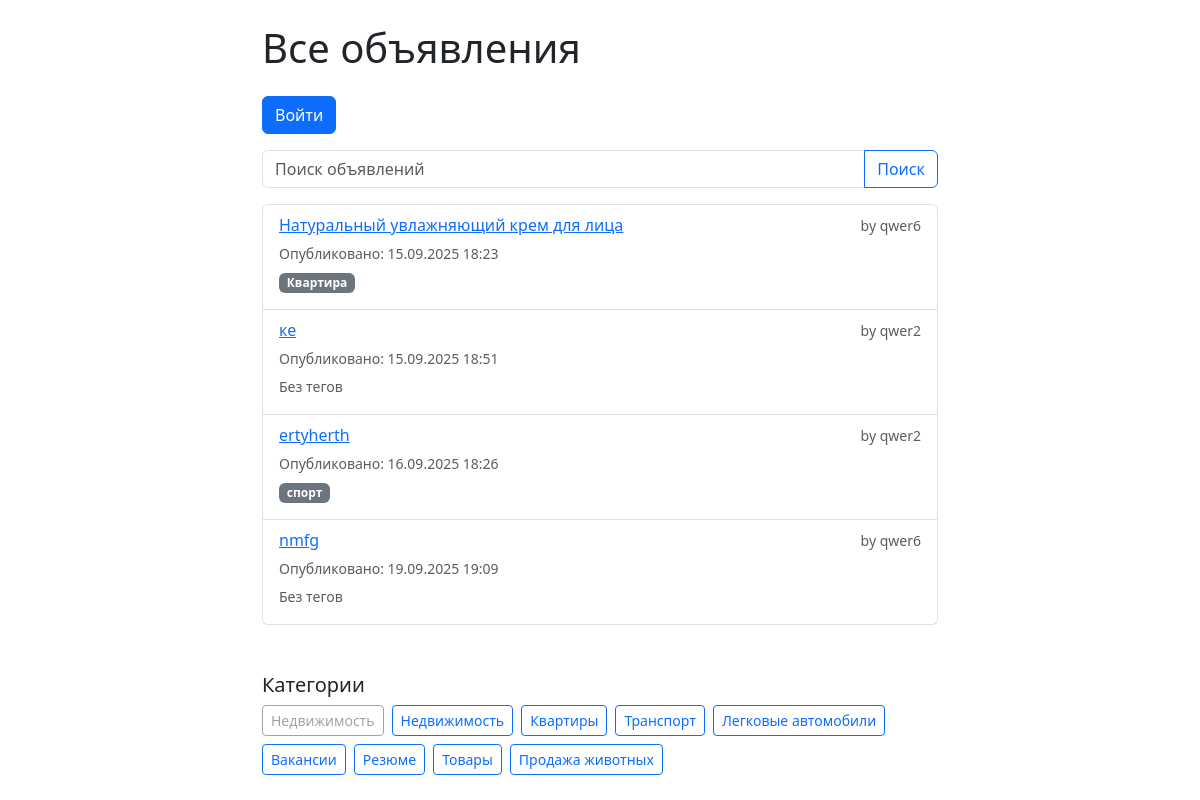
Page /ads/category/tovary/ on the committed database.
### ads/models.py (models this page shows, shortened)
class Ad(models.Model):
    bookmarks = models.ManyToManyField(settings.AUTH_USER_MODEL, related_name='bookmarked_ads', blank=True)
    views = models.PositiveIntegerField(default=0)  # счетчик просмотров
    created_at = models.DateTimeField(auto_now_add=True)
    updated_at = models.DateTimeField(auto_now=True)
    tags = models.ManyToManyField('Tag', blank=True, related_name='ads')
    title = models.CharField("Заголовок", max_length=255)
    description = models.TextField("Описание")
    price = models.DecimalField("Цена", max_digits=10, decimal_places=2)
    city = models.CharField("Город", max_length=100)
    author = models.ForeignKey(
        settings.AUTH_USER_MODEL,
        on_delete=models.CASCADE,
        related_name='ads',
        verbose_name="Автор"
    )
    category = models.ForeignKey(
        Category,
        on_delete=models.SET_NULL,
        null=True,
        blank=True,
        related_name='ads',
        verbose_name="Категория"
    )
    slug = models.SlugField(max_length=255, null=True, blank=True, unique=True)
    created_at = models.DateTimeField("Дата создания", auto_now_add=True)

class Tag(models.Model):
    name = models.CharField(max_length=50, unique=True)
    slug = models.SlugField(max_length=60, unique=True, blank=True)

class Category(models.Model):
    name = models.CharField("Название категории", max_length=100)
    slug = models.SlugField(max_length=100, unique=True)

### accounts/models.py (models this page shows)
class User(AbstractUser):
    pass

### ads/views.py (the view)
# urls.py: path('category/<slug:slug>/', views.ads_by_category, name='ads_by_category'),
def ads_by_category(request, slug):
    category = get_object_or_404(Category, slug=slug)
    ads = Ad.objects.filter(category=category)
    categories = Category.objects.all()
    context = {
        'ads': ads,
        'categories': categories,
        'current_category': category,
    }
    return render(request, 'ads/ad_list.html', context)

### ads/templatetags/my_filters.py (called while the page is built)
@register.filter
def local_time(value, format_string="N j, Y, P"):
    if not value:
        return ""
    local_dt = timezone.localtime(value)
    return local_dt.strftime(format_string)

### ads/templates/ads/ad_list.html (shortened to what this page needs)
{% load my_filters %}
{% load static %}
<!DOCTYPE html>
<html lang="ru">
<head>
    <link href="https://cdn.jsdelivr.net/npm/bootstrap@5.3.0/dist/css/bootstrap.min.css" rel="stylesheet">
</head>
<body>
<div class="container mt-4" style="max-width: 700px;">
    <h1 class="mb-4">Все объявления</h1>
    <div class="mb-3">
        {% if user.is_authenticated %}
            <a href="{% url 'ad_create' %}" class="btn btn-success me-2">Создать новое объявление</a>
            <a href="{% url 'my_ads' %}" class="btn btn-info">Мои объявления</a>
        {% else %}
            <a href="{% url 'login' %}" class="btn btn-primary">Войти</a>
        {% endif %}
    </div>
    <form method="get" class="input-group mb-3">
        <input type="text" name="q" class="form-control" placeholder="Поиск объявлений" value="{{ request.GET.q|default_if_none:'' }}">
        <button class="btn btn-outline-primary" type="submit">Поиск</button>
    </form>
    <ul class="list-group">
        {% for ad in ads %}
            <li class="list-group-item" data-ad-id="{{ ad.id }}" data-ad-slug="{{ ad.slug }}">
                <div class="d-flex flex-column">
                    <div class="d-flex justify-content-between align-items-center mb-1">
                        {% if ad.slug %}
                            <a href="{% url 'ad_detail' slug=ad.slug %}">{{ ad.title }}</a>
                        {% else %}
                            {{ ad.title }} <small class="text-danger">(нет ссылки: отсутствует slug)</small>
                        {% endif %}
                        <small class="text-muted">by {{ ad.author.username }}</small>
                    </div>
                    <div class="mb-1">
                        <small class="text-muted">Опубликовано: {{ ad.created_at|local_time:"%d.%m.%Y %H:%M" }}</small>
                    </div>
                    <div class="mb-2">
                        {% if ad.tags.all %}
                            {% for tag in ad.tags.all %}
                                <a href="{% url 'ads_by_tag' slug=tag.slug %}" class="badge bg-secondary text-decoration-none me-1">{{ tag.name }}</a>
                            {% endfor %}
                        {% else %}
                            <small class="text-muted">Без тегов</small>
                        {% endif %}
                    </div>
                </div>
            </li>
        {% empty %}
            <li class="list-group-item">Объявлений нет.</li>
        {% endfor %}
    </ul>
    <div class="mt-5">
        <h5>Категории</h5>
        {% if categories %}
            <div class="d-flex flex-wrap gap-2">
                {% for category in categories %}
                    {% if category.slug %}
                        <a href="{% url 'ads_by_category' slug=category.slug %}" class="btn btn-outline-primary btn-sm">{{ category.name }}</a>
                    {% else %}
                        <span class="btn btn-outline-secondary btn-sm disabled" title="Slug отсутствует">{{ category.name }}</span>
                    {% endif %}
                {% endfor %}
            </div>
        {% else %}
            <p>Категории не найдены.</p>
        {% endif %}
    </div>
</div>
</body>
</html>

### rows in the picture
Ad: title "Натуральный увлажняющий крем для лица", author.username "qwer6", created_at|local_time "15.09.2025 18:23"
Tag: name "Квартира"
Ad: title "ке", author.username "qwer2", created_at|local_time "15.09.2025 18:51", shows "Без тегов"
Ad: title "ertyherth", author.username "qwer2", created_at|local_time "16.09.2025 18:26"
Tag: name "спорт"
Ad: title "nmfg", author.username "qwer6", created_at|local_time "19.09.2025 19:09", shows "Без тегов"
Category: name "Недвижимость"
Category: name "Недвижимость"
Category: name "Квартиры"
Category: name "Транспорт"
Category: name "Легковые автомобили"
Category: name "Вакансии"
Category: name "Резюме"
Category: name "Товары"
Category: name "Продажа животных"
